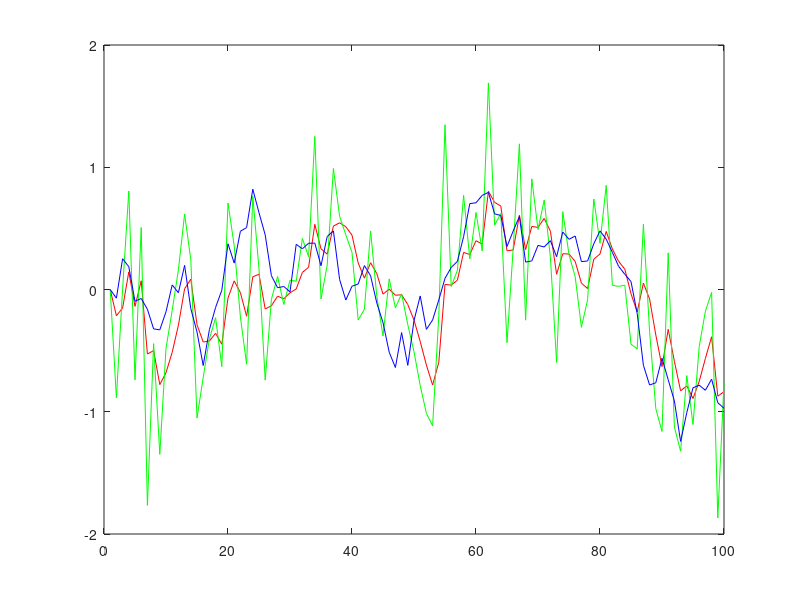

Recreate this plot in MATLAB.
%%
close all
clear
clc

%%
N=100;
x(1)=0;
P = 0.04;
Q = 0.25;
a = 1;
H = 1;
for k=2:N
    x(k) = a*x(k-1) + sqrt(P) * randn;
    y(k) = H*x(k) + sqrt(Q) *randn;
end

x_fil(1) = x(1);
p_fil(1) = 0.04;

for k=2:N
    x_pre(k) = a * x_fil(k-1);
    p_pre(k) = a * p_fil(k-1) * a' + P;
    K(k) = p_pre(k) * H' * inv(H*p_pre(k)*H' + Q);
    x_fil(k) = x_pre(k) + K(k) * (y(k) - H * x_pre(k));
    p_fil(k) = (1-K(k)*H) * p_pre(k);
end

t=1:N;
plot(t,x_fil,'r',t,y,'g',t,x,'b');